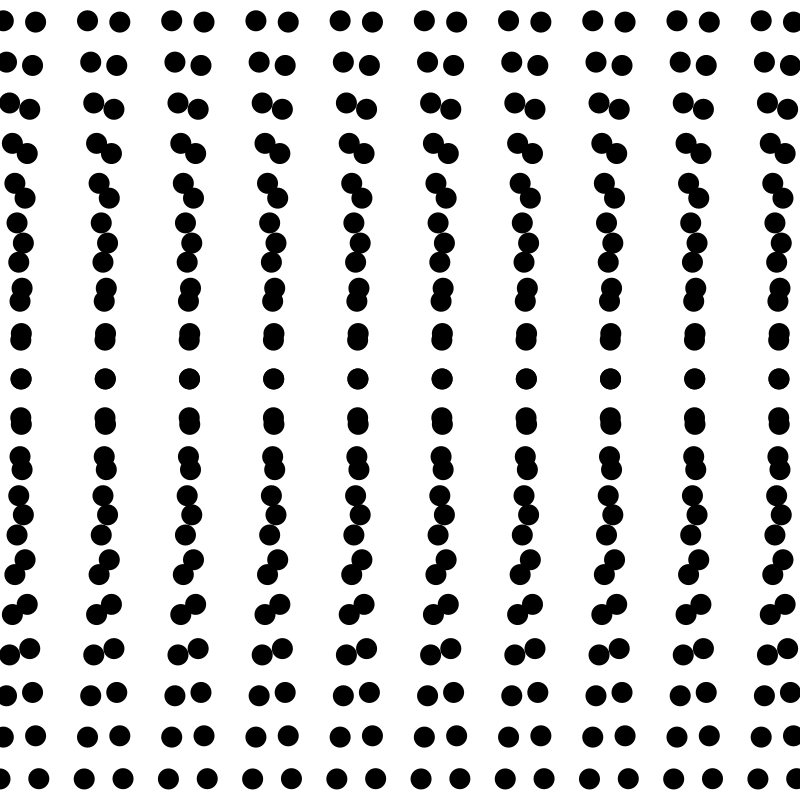
Frame 1 (no input)
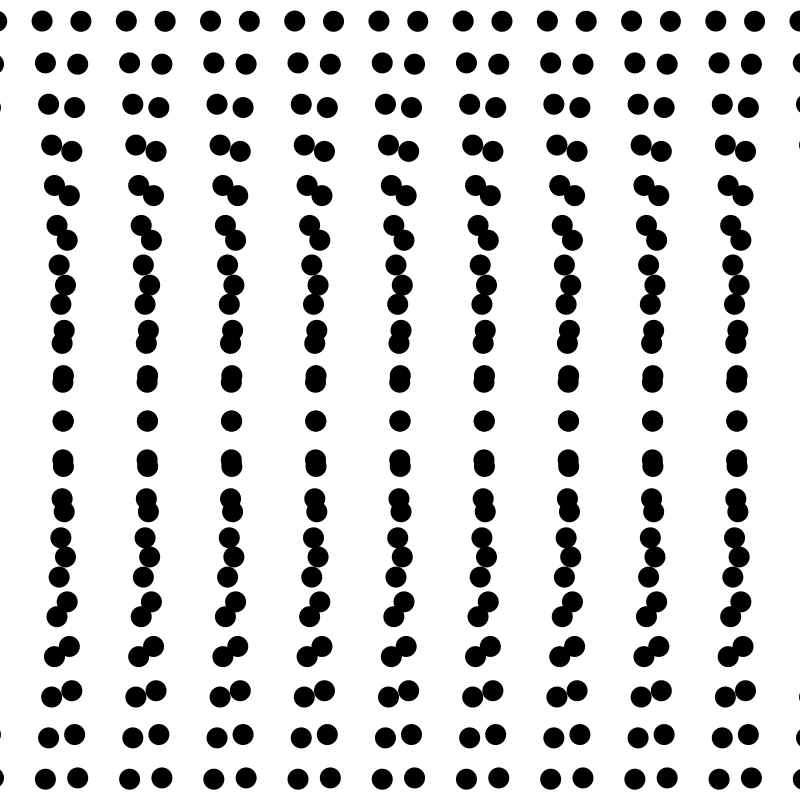
Frame 60 (the mouse pressed at the canvas centre just before this capture)
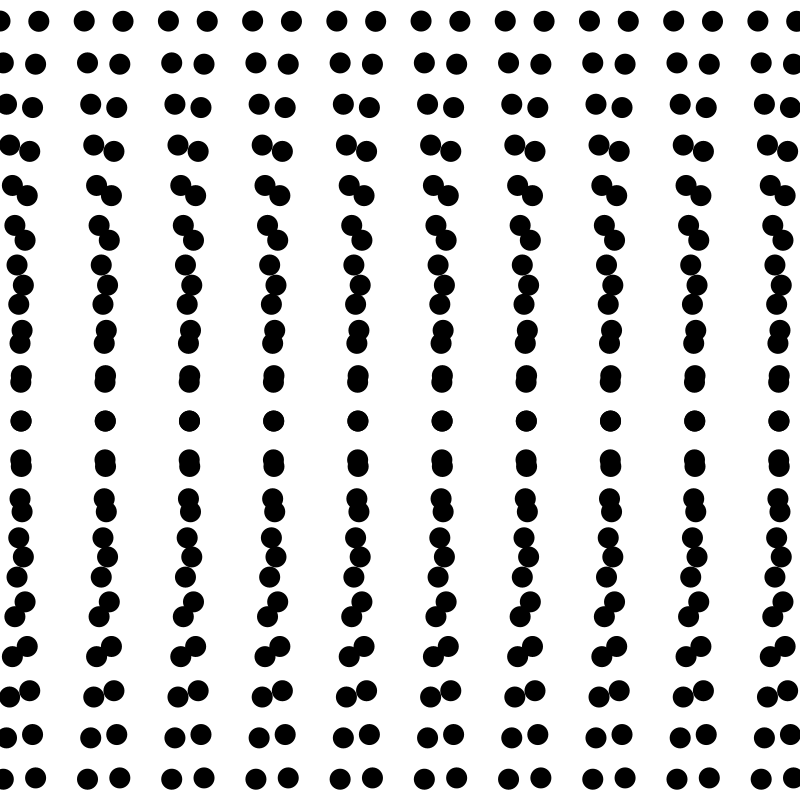
Frame 120 (the mouse held since frame 60 and released just before this capture)

The Processing sketch that drew these frames (run headless with seeded random() and noise(); from frame 60 on, the mouse is pressed at the canvas centre):

// Processing sketch: processing_151605
// ── processing_151605.pde

/*
 * Creative Coding
 * Week 2, 05 - Moving Patterns 1
 * by Indae Hwang and Jon McCormack
 * Copyright (c) 2014 Monash University
 *
 * This sketch builds on the previous sketches, drawing shapes based on the
 * current framerate. The movement of individual shapes combine to create a
 * gestalt field of motion. Use the arrow keys on your keyboard to change the
 * frame rate. 
 * 
 */

// variable used to store the current frame rate value
int frame_rate_value;

void setup() {
  size(800, 800);

  frame_rate_value = 20;
  frameRate(frame_rate_value);
  rectMode(CENTER);
  background(255);
}


void draw() {

  background(255);

  int num = 20;
  int margin = 0;
  float gutter = 0; //distance between each cell
  float cellsize = ( width - (2 * margin) - gutter * (num - 1) ) / (num - 1);

  int circleNumber = 0; // counter
  for (int i=0; i<num; i++) {
    for (int j=0; j<num; j++) {
      circleNumber = (i * num) + j; // different way to calculate the circle number from w2_04

      float tx = margin + cellsize * i + gutter * i;
      float ty = margin + cellsize * j + gutter * j;

      movingCircle(tx, ty, cellsize, circleNumber);
    }
  }
} //end of draw 


void movingCircle(float x, float y, float size, int circleNum) {

  float finalAngle;
  finalAngle = frameCount + circleNum;

  //the rotating angle for each tempX and tempY postion is affected by frameRate and angle;  
  float tempX = x + (size / 2) * sin(PI / frame_rate_value * finalAngle);
  float tempY = y + (size / 2) * cos(PI / frame_rate_value * finalAngle);
  //ellipse(x, y, size, size); // circle

  noStroke();
  fill(0);
 // rect(tempX, tempY, size/5, size/5);
 // rect(tempX, tempY, 1, size*5);
  ellipse(tempX, tempY, size/2, size/2); // circle
  stroke(0);
  noFill();
  stroke(0);
  //line(x, y, tempX, tempY);
}


/*
 * keyReleased function
 *
 * called automatically by Processing when a keyboard key is released
 */
void keyReleased() {

  // right arrow -- increase frame_rate_value
  if (keyCode == RIGHT && frame_rate_value < 60) {
    frame_rate_value++;
  }

  // left arrow -- decrease frame_rate_value
  if ( keyCode == LEFT && frame_rate_value > 1) {
    frame_rate_value--;
  }

  // set the frameRate and print current value on the screen
  frameRate(frame_rate_value);
  println("Current frame Rate is: " + frame_rate_value);
}
